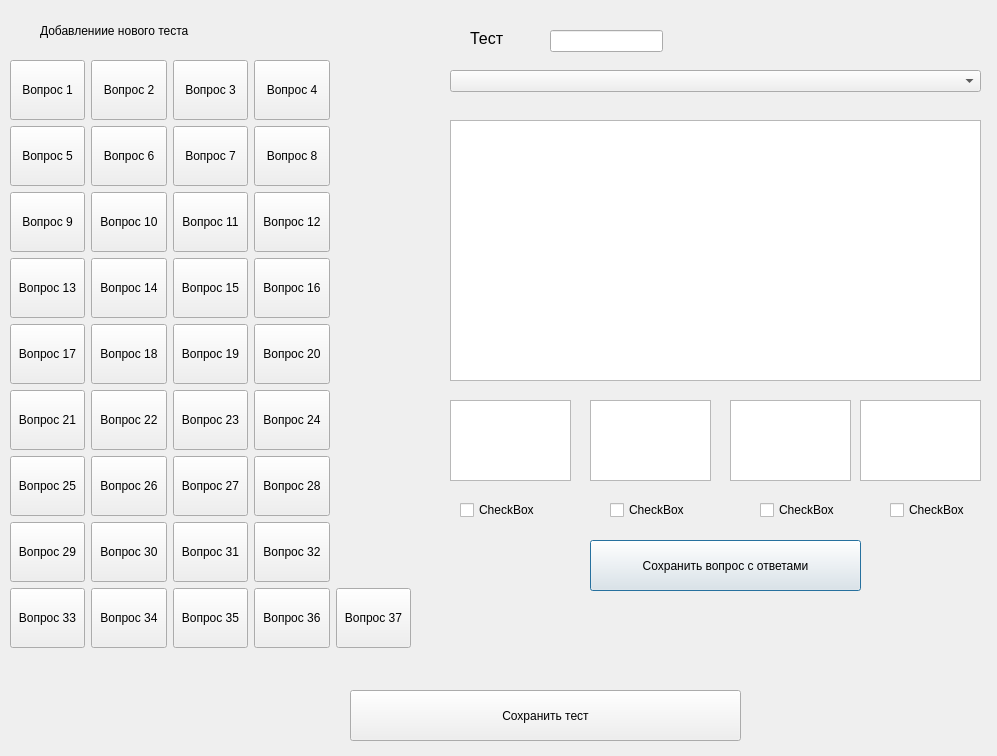
<?xml version="1.0" encoding="UTF-8"?>
<ui version="4.0">
 <class>Dialog</class>
 <widget class="QDialog" name="Dialog">
  <property name="geometry">
   <rect>
    <x>0</x>
    <y>0</y>
    <width>997</width>
    <height>756</height>
   </rect>
  </property>
  <property name="windowTitle">
   <string>Dialog</string>
  </property>
  <widget class="QCheckBox" name="checkBox_answer_b">
   <property name="geometry">
    <rect>
     <x>610</x>
     <y>500</y>
     <width>79</width>
     <height>20</height>
    </rect>
   </property>
   <property name="text">
    <string>CheckBox</string>
   </property>
  </widget>
  <widget class="QPushButton" name="btn_accept_answer">
   <property name="geometry">
    <rect>
     <x>590</x>
     <y>540</y>
     <width>271</width>
     <height>51</height>
    </rect>
   </property>
   <property name="text">
    <string>Сохранить вопрос с ответами</string>
   </property>
  </widget>
  <widget class="QWidget" name="layoutWidget">
   <property name="geometry">
    <rect>
     <x>10</x>
     <y>60</y>
     <width>401</width>
     <height>590</height>
    </rect>
   </property>
   <layout class="QGridLayout" name="gridLayout">
    <item row="0" column="0">
     <widget class="QPushButton" name="btn_quest_1">
      <property name="minimumSize">
       <size>
        <width>60</width>
        <height>60</height>
       </size>
      </property>
      <property name="text">
       <string>Вопрос 1</string>
      </property>
     </widget>
    </item>
    <item row="0" column="1">
     <widget class="QPushButton" name="btn_quest_2">
      <property name="minimumSize">
       <size>
        <width>60</width>
        <height>60</height>
       </size>
      </property>
      <property name="text">
       <string>Вопрос 2</string>
      </property>
     </widget>
    </item>
    <item row="0" column="2">
     <widget class="QPushButton" name="btn_quest_3">
      <property name="minimumSize">
       <size>
        <width>60</width>
        <height>60</height>
       </size>
      </property>
      <property name="text">
       <string>Вопрос 3</string>
      </property>
     </widget>
    </item>
    <item row="0" column="3">
     <widget class="QPushButton" name="btn_quest_4">
      <property name="minimumSize">
       <size>
        <width>60</width>
        <height>60</height>
       </size>
      </property>
      <property name="text">
       <string>Вопрос 4</string>
      </property>
     </widget>
    </item>
    <item row="1" column="0">
     <widget class="QPushButton" name="btn_quest_5">
      <property name="minimumSize">
       <size>
        <width>60</width>
        <height>60</height>
       </size>
      </property>
      <property name="text">
       <string>Вопрос 5</string>
      </property>
     </widget>
    </item>
    <item row="1" column="1">
     <widget class="QPushButton" name="btn_quest_6">
      <property name="minimumSize">
       <size>
        <width>60</width>
        <height>60</height>
       </size>
      </property>
      <property name="text">
       <string>Вопрос 6</string>
      </property>
     </widget>
    </item>
    <item row="1" column="2">
     <widget class="QPushButton" name="btn_quest_7">
      <property name="minimumSize">
       <size>
        <width>60</width>
        <height>60</height>
       </size>
      </property>
      <property name="text">
       <string>Вопрос 7</string>
      </property>
     </widget>
    </item>
    <item row="1" column="3">
     <widget class="QPushButton" name="btn_quest_8">
      <property name="minimumSize">
       <size>
        <width>60</width>
        <height>60</height>
       </size>
      </property>
      <property name="text">
       <string>Вопрос 8</string>
      </property>
     </widget>
    </item>
    <item row="2" column="0">
     <widget class="QPushButton" name="btn_quest_9">
      <property name="minimumSize">
       <size>
        <width>60</width>
        <height>60</height>
       </size>
      </property>
      <property name="text">
       <string>Вопрос 9</string>
      </property>
     </widget>
    </item>
    <item row="2" column="1">
     <widget class="QPushButton" name="btn_quest_10">
      <property name="minimumSize">
       <size>
        <width>60</width>
        <height>60</height>
       </size>
      </property>
      <property name="text">
       <string>Вопрос 10</string>
      </property>
     </widget>
    </item>
    <item row="2" column="2">
     <widget class="QPushButton" name="btn_quest_11">
      <property name="minimumSize">
       <size>
        <width>60</width>
        <height>60</height>
       </size>
      </property>
      <property name="text">
       <string>Вопрос 11</string>
      </property>
     </widget>
    </item>
    <item row="2" column="3">
     <widget class="QPushButton" name="btn_quest_12">
      <property name="minimumSize">
       <size>
        <width>60</width>
        <height>60</height>
       </size>
      </property>
      <property name="text">
       <string>Вопрос 12</string>
      </property>
     </widget>
    </item>
    <item row="3" column="0">
     <widget class="QPushButton" name="btn_quest_13">
      <property name="minimumSize">
       <size>
        <width>60</width>
        <height>60</height>
       </size>
      </property>
      <property name="text">
       <string>Вопрос 13</string>
      </property>
     </widget>
    </item>
    <item row="3" column="1">
     <widget class="QPushButton" name="btn_quest_14">
      <property name="minimumSize">
       <size>
        <width>60</width>
        <height>60</height>
       </size>
      </property>
      <property name="text">
       <string>Вопрос 14</string>
      </property>
     </widget>
    </item>
    <item row="3" column="2">
     <widget class="QPushButton" name="btn_quest_15">
      <property name="minimumSize">
       <size>
        <width>60</width>
        <height>60</height>
       </size>
      </property>
      <property name="text">
       <string>Вопрос 15</string>
      </property>
     </widget>
    </item>
    <item row="3" column="3">
     <widget class="QPushButton" name="btn_quest_16">
      <property name="minimumSize">
       <size>
        <width>60</width>
        <height>60</height>
       </size>
      </property>
      <property name="text">
       <string>Вопрос 16</string>
      </property>
     </widget>
    </item>
    <item row="4" column="0">
     <widget class="QPushButton" name="btn_quest_17">
      <property name="minimumSize">
       <size>
        <width>60</width>
        <height>60</height>
       </size>
      </property>
      <property name="text">
       <string>Вопрос 17</string>
      </property>
     </widget>
    </item>
    <item row="4" column="1">
     <widget class="QPushButton" name="btn_quest_18">
      <property name="minimumSize">
       <size>
        <width>60</width>
        <height>60</height>
       </size>
      </property>
      <property name="text">
       <string>Вопрос 18</string>
      </property>
     </widget>
    </item>
    <item row="4" column="2">
     <widget class="QPushButton" name="btn_quest_19">
      <property name="minimumSize">
       <size>
        <width>60</width>
        <height>60</height>
       </size>
      </property>
      <property name="text">
       <string>Вопрос 19</string>
      </property>
     </widget>
    </item>
    <item row="4" column="3">
     <widget class="QPushButton" name="btn_quest_20">
      <property name="minimumSize">
       <size>
        <width>60</width>
        <height>60</height>
       </size>
      </property>
      <property name="text">
       <string>Вопрос 20</string>
      </property>
     </widget>
    </item>
    <item row="5" column="0">
     <widget class="QPushButton" name="btn_quest_21">
      <property name="minimumSize">
       <size>
        <width>60</width>
        <height>60</height>
       </size>
      </property>
      <property name="text">
       <string>Вопрос 21</string>
      </property>
     </widget>
    </item>
    <item row="5" column="1">
     <widget class="QPushButton" name="btn_quest_22">
      <property name="minimumSize">
       <size>
        <width>60</width>
        <height>60</height>
       </size>
      </property>
      <property name="text">
       <string>Вопрос 22</string>
      </property>
     </widget>
    </item>
    <item row="5" column="2">
     <widget class="QPushButton" name="btn_quest_23">
      <property name="minimumSize">
       <size>
        <width>60</width>
        <height>60</height>
       </size>
      </property>
      <property name="text">
       <string>Вопрос 23</string>
      </property>
     </widget>
    </item>
    <item row="5" column="3">
     <widget class="QPushButton" name="btn_quest_24">
      <property name="minimumSize">
       <size>
        <width>60</width>
        <height>60</height>
       </size>
      </property>
      <property name="text">
       <string>Вопрос 24</string>
      </property>
     </widget>
    </item>
    <item row="6" column="0">
     <widget class="QPushButton" name="btn_quest_25">
      <property name="minimumSize">
       <size>
        <width>60</width>
        <height>60</height>
       </size>
      </property>
      <property name="text">
       <string>Вопрос 25</string>
      </property>
     </widget>
    </item>
    <item row="6" column="1">
     <widget class="QPushButton" name="btn_quest_26">
      <property name="minimumSize">
       <size>
        <width>60</width>
        <height>60</height>
       </size>
      </property>
      <property name="text">
       <string>Вопрос 26</string>
      </property>
     </widget>
    </item>
    <item row="6" column="2">
     <widget class="QPushButton" name="btn_quest_27">
      <property name="minimumSize">
       <size>
        <width>60</width>
        <height>60</height>
       </size>
      </property>
      <property name="text">
       <string>Вопрос 27</string>
      </property>
     </widget>
    </item>
    <item row="6" column="3">
     <widget class="QPushButton" name="btn_quest_28">
      <property name="minimumSize">
       <size>
        <width>60</width>
        <height>60</height>
       </size>
      </property>
      <property name="text">
       <string>Вопрос 28</string>
      </property>
     </widget>
    </item>
    <item row="7" column="0">
     <widget class="QPushButton" name="btn_quest_29">
      <property name="minimumSize">
       <size>
        <width>60</width>
        <height>60</height>
       </size>
      </property>
      <property name="text">
       <string>Вопрос 29</string>
      </property>
     </widget>
    </item>
    <item row="7" column="1">
     <widget class="QPushButton" name="btn_quest_30">
      <property name="minimumSize">
       <size>
        <width>60</width>
        <height>60</height>
       </size>
      </property>
      <property name="text">
       <string>Вопрос 30</string>
      </property>
     </widget>
    </item>
    <item row="7" column="2">
     <widget class="QPushButton" name="btn_quest_31">
      <property name="minimumSize">
       <size>
        <width>60</width>
        <height>60</height>
       </size>
      </property>
      <property name="text">
       <string>Вопрос 31</string>
      </property>
     </widget>
    </item>
    <item row="7" column="3">
     <widget class="QPushButton" name="btn_quest_32">
      <property name="minimumSize">
       <size>
        <width>60</width>
        <height>60</height>
       </size>
      </property>
      <property name="text">
       <string>Вопрос 32</string>
      </property>
     </widget>
    </item>
    <item row="8" column="0">
     <widget class="QPushButton" name="btn_quest_33">
      <property name="minimumSize">
       <size>
        <width>60</width>
        <height>60</height>
       </size>
      </property>
      <property name="text">
       <string>Вопрос 33</string>
      </property>
     </widget>
    </item>
    <item row="8" column="1">
     <widget class="QPushButton" name="btn_quest_34">
      <property name="minimumSize">
       <size>
        <width>60</width>
        <height>60</height>
       </size>
      </property>
      <property name="text">
       <string>Вопрос 34</string>
      </property>
     </widget>
    </item>
    <item row="8" column="2">
     <widget class="QPushButton" name="btn_quest_35">
      <property name="minimumSize">
       <size>
        <width>60</width>
        <height>60</height>
       </size>
      </property>
      <property name="text">
       <string>Вопрос 35</string>
      </property>
     </widget>
    </item>
    <item row="8" column="3">
     <widget class="QPushButton" name="btn_quest_36">
      <property name="minimumSize">
       <size>
        <width>60</width>
        <height>60</height>
       </size>
      </property>
      <property name="text">
       <string>Вопрос 36</string>
      </property>
     </widget>
    </item>
    <item row="8" column="4">
     <widget class="QPushButton" name="btn_quest_37">
      <property name="minimumSize">
       <size>
        <width>60</width>
        <height>60</height>
       </size>
      </property>
      <property name="text">
       <string>Вопрос 37</string>
      </property>
     </widget>
    </item>
   </layout>
  </widget>
  <widget class="QCheckBox" name="checkBox_answer_c">
   <property name="geometry">
    <rect>
     <x>760</x>
     <y>500</y>
     <width>79</width>
     <height>20</height>
    </rect>
   </property>
   <property name="text">
    <string>CheckBox</string>
   </property>
  </widget>
  <widget class="QCheckBox" name="checkBox_answer_a">
   <property name="geometry">
    <rect>
     <x>460</x>
     <y>500</y>
     <width>79</width>
     <height>20</height>
    </rect>
   </property>
   <property name="text">
    <string>CheckBox</string>
   </property>
  </widget>
  <widget class="QCheckBox" name="checkBox_answer_d">
   <property name="geometry">
    <rect>
     <x>890</x>
     <y>500</y>
     <width>79</width>
     <height>20</height>
    </rect>
   </property>
   <property name="text">
    <string>CheckBox</string>
   </property>
  </widget>
  <widget class="QLabel" name="label">
   <property name="geometry">
    <rect>
     <x>40</x>
     <y>20</y>
     <width>241</width>
     <height>21</height>
    </rect>
   </property>
   <property name="text">
    <string>Добавлениие нового теста</string>
   </property>
  </widget>
  <widget class="QPushButton" name="pushButton">
   <property name="geometry">
    <rect>
     <x>350</x>
     <y>690</y>
     <width>391</width>
     <height>51</height>
    </rect>
   </property>
   <property name="text">
    <string>Сохранить тест</string>
   </property>
  </widget>
  <widget class="QTextEdit" name="text_quest">
   <property name="geometry">
    <rect>
     <x>450</x>
     <y>120</y>
     <width>531</width>
     <height>261</height>
    </rect>
   </property>
  </widget>
  <widget class="QTextEdit" name="text_answer_a">
   <property name="geometry">
    <rect>
     <x>450</x>
     <y>400</y>
     <width>121</width>
     <height>81</height>
    </rect>
   </property>
  </widget>
  <widget class="QTextEdit" name="text_answer_b">
   <property name="geometry">
    <rect>
     <x>590</x>
     <y>400</y>
     <width>121</width>
     <height>81</height>
    </rect>
   </property>
  </widget>
  <widget class="QTextEdit" name="text_answer_c">
   <property name="geometry">
    <rect>
     <x>730</x>
     <y>400</y>
     <width>121</width>
     <height>81</height>
    </rect>
   </property>
  </widget>
  <widget class="QTextEdit" name="text_answer_d">
   <property name="geometry">
    <rect>
     <x>860</x>
     <y>400</y>
     <width>121</width>
     <height>81</height>
    </rect>
   </property>
  </widget>
  <widget class="QComboBox" name="comboBox_theme">
   <property name="geometry">
    <rect>
     <x>450</x>
     <y>70</y>
     <width>531</width>
     <height>22</height>
    </rect>
   </property>
  </widget>
  <widget class="QLabel" name="label_2">
   <property name="geometry">
    <rect>
     <x>470</x>
     <y>30</y>
     <width>81</width>
     <height>16</height>
    </rect>
   </property>
   <property name="font">
    <font>
     <pointsize>12</pointsize>
    </font>
   </property>
   <property name="text">
    <string>Тест</string>
   </property>
  </widget>
  <widget class="QLineEdit" name="list_test_name">
   <property name="geometry">
    <rect>
     <x>550</x>
     <y>30</y>
     <width>113</width>
     <height>22</height>
    </rect>
   </property>
  </widget>
 </widget>
 <resources/>
 <connections/>
</ui>
